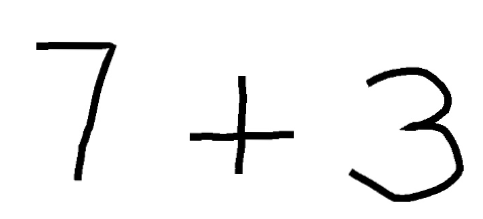
#> input picture Handwritten equation processing/sevenplusthree.png, 483 x 219 px
$ jupyter execute 'Processing handwritten equation.ipynb'   (shell and % lines are left out)
#> lines starting #> are read from the running program, lines starting #| are printed output that depends on the picture; after the words box and inside, x2 and y2 are one past the last pixel; in counts of white or black regions, pixels touching at a corner belong together
### Processing handwritten equation with OpenCV

[cell 1]
import numpy as np
import tensorflow as tf
import cv2 as cv
import matplotlib.pyplot as plt
from datetime import datetime

[cell 2]
image = cv.imread('sevenplusthree.png')
#> image is the input picture: shape (219, 483, 3); min 0, max 255, mean 241.6
image_working_copy = image.copy()

[cell 3]
plt.imshow(image)

[cell 4]
imgray = cv.cvtColor(image_working_copy, cv.COLOR_BGR2GRAY)
ret, thresh = cv.threshold(imgray, 100, 255, 0)
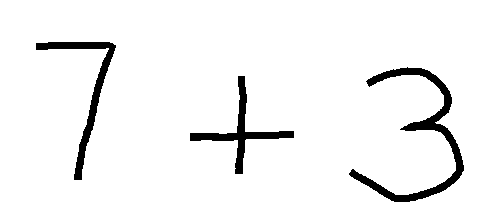
#> thresh: shape (219, 483); 94.9% white; 3 black regions
contours, hierarchy = cv.findContours(thresh, cv.RETR_TREE, cv.CHAIN_APPROX_SIMPLE)
#> contours = 4 contours; box (x1, y1, x2, y2) and area: (0, 0, 483, 219) 105076, (348, 66, 465, 203) 2774, (35, 41, 117, 181) 1738, (189, 75, 295, 175) 1616

[cell 5]
plt.imshow(thresh, cmap = 'gray')

[cell 6]
image_with_contours = cv.drawContours(image_working_copy, contours, -1, (0,255,0), 3)
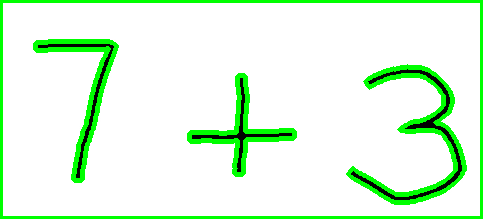
#> image_with_contours: shape (219, 483, 3); mean B, G, R 221.4, 248.9, 221.4

plt.imshow(image_with_contours)

[cell 7]
def find_contours(path):
    """
    Finds all contours in a given picture.
    Args:
        path (str): path to image
    Returns:
        contours: Detected contours. Each contour is stored as a vector of points.
        hierarchy: Optional output vector, containing information about the image topology.
    """
    img = cv.imread(path)
    imgray = cv.cvtColor(img, cv.COLOR_BGR2GRAY)
    ret, thresh = cv.threshold(imgray, 100, 255, 0)
    return cv.findContours(
        thresh, cv.RETR_TREE, cv.CHAIN_APPROX_SIMPLE)

[cell 8]
contours, hierarchy = find_contours('sevenplusthree.png')

[cell 9]
# create list of tuples
boundingRects = [cv.boundingRect(contour) for contour in contours]
#> boundingRects = [(0, 0, 483, 219), (189, 75, 106, 100), (348, 66, 117, 137), (35, 41, 82, 140)]

[cell 10]
# sort list of tuples by first element (which is x coordinate), that way we get bounding boxes in right order
boundingRects.sort()

[cell 11]
#check
boundingRects = boundingRects[1:]
#> boundingRects = [(35, 41, 82, 140), (189, 75, 106, 100), (348, 66, 117, 137)]

boundingRects
#> Out has the same summary as boundingRects

[cell 12]
boundingRects[1]
#> Out = (189, 75, 106, 100)

[cell 13]
(x, y, w, h) = (189, 75, 106, 100)

[cell 14]
rect_img = cv.rectangle(image_working_copy, (x-10, y-10), (x+w+10, y+h+10), (255, 0, 0), 3)
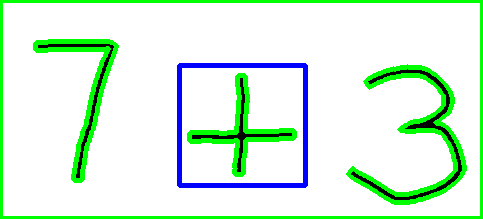
#> rect_img: shape (219, 483, 3); mean B, G, R 221.4, 243, 215.5

[cell 15]
plt.imshow(rect_img)

[cell 16]
def overlapping_axes(coord1, delta1, coord2, delta2):
    """Checks wether 2 bounding boxes overlap over given axes
    Args:
        coord1 (int): start coordinate of axes for first bounding box
        delta1 (int): size of first bounding box along axes
        coord2 (int): coordinate of start axes for second bounding box
        delta2 (int): size of second bounding box along axes
    Returns:
        bool: true if they overlap else false
    """
    if coord1 <= coord2 + delta2 and coord1 >= coord2:
        return True
    if coord1 + delta1 <= coord2 + delta2 and coord1 + delta1 >= coord2:
        return True
    if coord2 <= coord1 + delta1 and coord2 >= coord1:
        return True
    if coord2 + delta2 <= coord1 + delta1 and coord2 + delta2 >= coord1:
        return True

    return False

[cell 17]
def remove_overlapping_bounding_boxes(boundingRects):
    """Finds all contours and chooses ones that best contour given characters.
    Args:
        boundingRects (list): list of bounding boxes to check and remove if overlapping
    Returns:
        list: list of bounding boxes for filtered contours
    """

    # If 2 bounding boxes are overlapping, take the bigger one
    for i in range(len(boundingRects)):
        if boundingRects[i] is None:
            continue
        for j in range(i + 1, len(boundingRects)):
            if boundingRects[j] is None:
                continue
            x1, y1, width1, height1 = boundingRects[i]
            x2, y2, width2, height2 = boundingRects[j]

            if overlapping_axes(x1, width1, x2, width2) and overlapping_axes(y1, height1, y2, height2):
                if width1 * height1 > width2 * height2:
                    boundingRects[j] = None
                else:
                    boundingRects[i] = None
                    break

    return [bounding for bounding in boundingRects if bounding is not None]

[cell 18]
def crop_bounding_box(image, bounding_boxes):
    """Crops images given their bounding boxes
    Args:
        image (np.ndarray): np.ndarray representation of the image
        bounding_boxes (list): bounding box to be used for cropping
    Returns:
        np.ndarray: np.ndarray representation of the cropped image
    """
    cropped_images = list()

    for i in range(0, len(bounding_boxes)):
        x, y, w, h = bounding_boxes[i]
        cropped_image = image[(y-10):(y+h+10), (x-10):(x+w+10)]
        cropped_images.append(cropped_image)
#> this loop made 3 passes
#> pass 1, in crop_bounding_box, `cropped_image = image[(y-10):(y+h+10), (x-10):(x+w+10)]`:
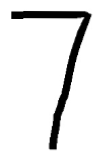
#> cropped_image: shape (160, 102, 3); min 0, max 255, mean 230.5
#> after the loop, cropped_images = 3 items

    return cropped_images

[cell 19]
cropped_imgs = crop_bounding_box(image, boundingRects)
#> cropped_imgs = 3 items

[cell 20]
plt.imshow(cropped_imgs[2])

[cell 21]
# define a function that will resize images to predetermined standard size, which is 150x150 in our case

def resize_images(images_list, pixels_height = 150, pixels_width = 150):
    """This function resizes all images in the given input list to desired
    pixels height and pixels width.

    Args:
        images_list (list): List of images in .
        pixels_height (int): Desired height of the resized image in pixels.
        pixels_width (int): Desired width of the resized image in pixels.
    Returns:
        resized_imgs (list): List of resized images.
    """
#> called with pixels_height = 150, pixels_width = 150
    resized_imgs = []

    for image in images_list:
        try:
            resized_image = cv.resize(image, (pixels_height, pixels_width))
            resized_imgs.append(resized_image)
        except:
            break
#> this loop made 3 passes
#> after the loop, resized_imgs = 3 items

    return resized_imgs

[cell 22]
resized_images = resize_images(cropped_imgs)
#> resized_images = 3 items

[cell 23]
def plot_imgs(imgs_list):
    """This function plots images from a list on a grid.

    Args:
        imgs_list (list): List of images.
    """

    imgs_no = len(imgs_list)
    img_count = 0

    fig, axes = plt.subplots(nrows = 1, ncols = imgs_no, figsize = (10,10))

    for i in range(imgs_no):
        if img_count <= imgs_no:
            axes[i].imshow(imgs_list[img_count])
            img_count+=1

[cell 24]
resized_images_array = np.array(resized_images)

# check for expected output
resized_images_array.shape
#> Out = (3, 150, 150, 3)

[cell 25]
plt.imshow(resized_images[2])

[cell 26]
def save_array(numpy_array):
    """This function saves numpy array to a .npy file.

    Args:
        numpy_array (ndarray): Array to save in the form of .npy file.
    """
    np.save(r'output\output_array_{}.npy'.format(datetime.now().strftime("%d_%m_%Y_%H%M%S")), numpy_array)

[cell 27]
save_array(resized_images_array)

[cell 28]
"""define a pipeline function that takes all necessary steps to proceess handwritten equation picture
and prepares it for model prediction"""

def equation_image_preprocess_pipeline(image_path):
#> called with image_path = '87+95.jpg'
    print('Processing started!')

    image = cv.imread(image_path)
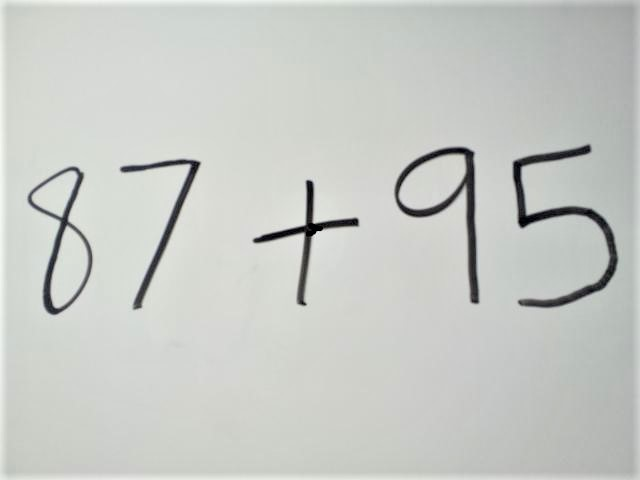
#> input picture Handwritten equation processing/87+95.jpg, 640 x 480 px
#> image is the input picture: shape (480, 640, 3); mean B, G, R 197.9, 202.1, 199.5

    # find all conours in a given picture
    print('Extracting contours from the image!...')
    contours, hierarchy = find_contours(image_path)
#> call 2 of find_contours, with path = '87+95.jpg'
#> in find_contours (call 2), `ret, thresh = cv.threshold(imgray, 100, 255, 0)`:
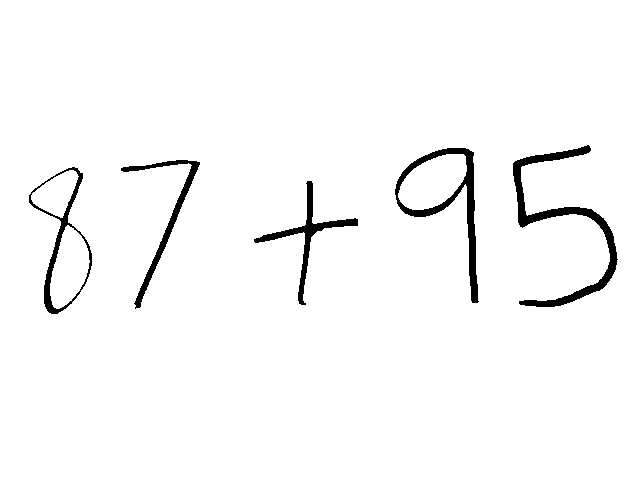
#> thresh: shape (480, 640); 97.2% white; 5 black regions
#> contours = 9 contours; largest, box (x1, y1, x2, y2) and area: (0, 0, 640, 480) 306081, (394, 147, 480, 304) 4998, (28, 166, 93, 315) 4907, (512, 144, 619, 308) 3090, (398, 154, 467, 210) 2577
    print('Contours extracted!...')

    # create list of bounding boxes (list of tuples)
    print('Creating bounding boxes around contours!...')
    boundingBoxes = [cv.boundingRect(contour) for contour in contours]
#> boundingBoxes = [(0, 0, 640, 480), (253, 180, 106, 126), (28, 166, 65, 149), (50, 225, 40, 84), (31, 170, 48, 48), (120, 159, 81, 151), (394, 147, 86, 157), (398, 154, 69, 56), (512, 144, 107, 164)]

    # sort list of bounding boxes by first element of tuples (which is x coordinate)
    boundingBoxes.sort()

    # drop first element (bounding box that frames whole image)
    boundingBoxes = boundingBoxes[1:]
#> boundingBoxes = [(28, 166, 65, 149), (31, 170, 48, 48), (50, 225, 40, 84), (120, 159, 81, 151), (253, 180, 106, 126), (394, 147, 86, 157), (398, 154, 69, 56), (512, 144, 107, 164)]

    # remove overlapping bounding boxes
    boundingBoxes_filtered = remove_overlapping_bounding_boxes(boundingBoxes)
#> the loop in remove_overlapping_bounding_boxes, `for i in range(len(boundingRects)):` made 8 passes
#> after the loop in remove_overlapping_bounding_boxes, `for i in range(len(boundingRects)):`: boundingRects = 8 items
#> boundingBoxes_filtered = [(28, 166, 65, 149), (120, 159, 81, 151), (253, 180, 106, 126), (394, 147, 86, 157), (512, 144, 107, 164)]
    print('Bounding boxes created!...')

    # crop images given their bounding boxes
    print('Cropping images!...')
    cropped_imgs = crop_bounding_box(image, boundingBoxes_filtered)
#> the loop in crop_bounding_box (call 2), `for i in range(0, len(bounding_boxes)):` made 5 passes
#> pass 1, in crop_bounding_box (call 2), `cropped_image = image[(y-10):(y+h+10), (x-10):(x+w+10)]`:
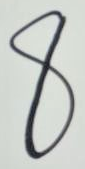
#> cropped_image: shape (169, 85, 3); mean B, G, R 196.4, 200.5, 196.4
#> pass 3, in crop_bounding_box (call 2), `cropped_image = image[(y-10):(y+h+10), (x-10):(x+w+10)]`:
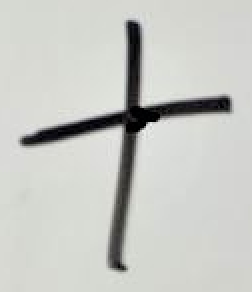
#> cropped_image: shape (146, 126, 3) (shown 2 times larger); mean B, G, R 196.4, 201.1, 199.6
#> after the loop in crop_bounding_box (call 2), `for i in range(0, len(bounding_boxes)):`: cropped_images = 5 items
#> cropped_imgs = 5 items

    # resize images to right size for prediction
    resized_imgs = resize_images(cropped_imgs)
#> the loop in resize_images (call 2), `for image in images_list:` made 5 passes
#> pass 3, in resize_images (call 2), `resized_image = cv.resize(image, (pixels_height, pixels_width))`:
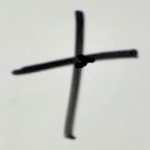
#> resized_image: shape (150, 150, 3); mean B, G, R 196.4, 201, 199.6
#> resized_imgs = 5 items
    print('Images resized to right format!...')

    # plot resized images
    print('Plotting images!...')
    plot_imgs(resized_imgs)
#> in plot_imgs, `imgs_no = len(imgs_list)`: imgs_no = 5

    # create an numpy array of resized images
    resized_imgs_array = np.array(resized_imgs)

    # save numpy array to a .npy file
    save_array(resized_imgs_array)
    print('Array of images saved to output! Processing done!')

[cell 29]
# test images paths
img_path_1 = '2+2.jpg'
img_path_2 = '3+8.jpeg'
img_path_3 = '7+3.png'
img_path_4 = '15+100.JPG'
img_path_5 = '87+95.jpg'
img_path_6 = '189+82.jpg'

[cell 30]
equation_image_preprocess_pipeline(img_path_5)
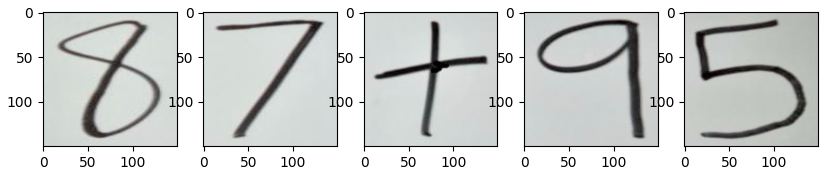
#> figure drawn by matplotlib, 5 panels; B, G, R data is drawn as R, G, B
